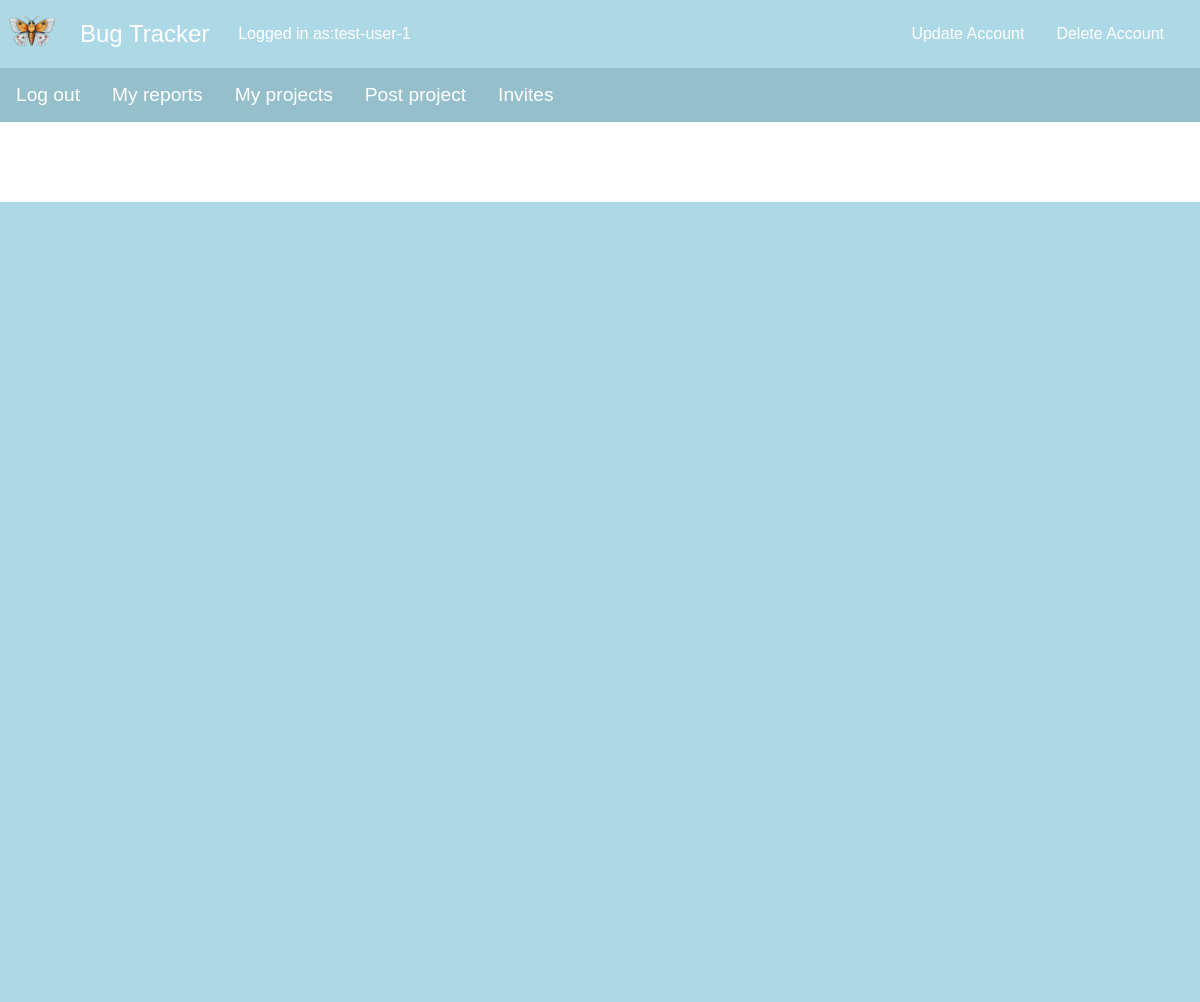
The app's page /reports (signed in), older data.
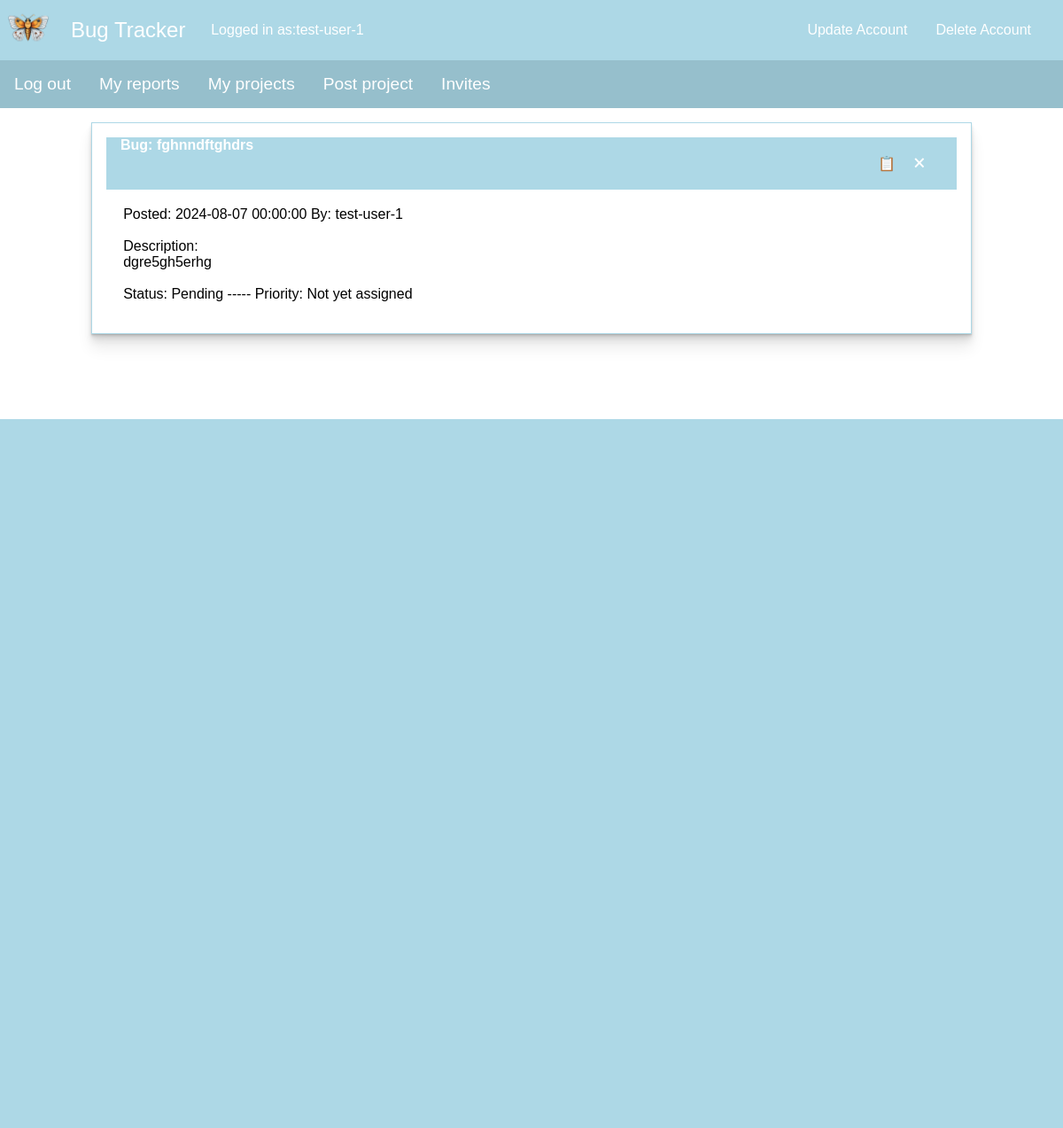
The same page, newer data.
### models.py (models this page shows)
class User(UserMixin, db.Model):
    __tablename__ = "users"
    id: Mapped[int] = mapped_column(primary_key=True)
    username: Mapped[str] = mapped_column(String, unique=True)
    hashed_password: Mapped[str] = mapped_column(String)
    user_bio: Mapped[str] = mapped_column(Text)
    roles = relationship("UserRole", back_populates="user", cascade="all,delete, delete-orphan")
    projects = relationship("Project", back_populates="manager", cascade="all,delete, delete-orphan")
    bugs_reported = relationship("Bug", back_populates="reporter", cascade="all,delete, delete-orphan")

class Bug(db.Model):
    __tablename__ = "bugs"
    id: Mapped[int] = mapped_column(primary_key=True)
    project_id: Mapped[int] = mapped_column(Integer, ForeignKey("projects.id"))
    reporter_id: Mapped[int] = mapped_column(Integer, ForeignKey("users.id"))
    title: Mapped[str] = mapped_column(String)
    description: Mapped[str] = mapped_column(Text, nullable=True)
    steps_to_recreate: Mapped[str] = mapped_column(Text, nullable=False)
    error_url: Mapped[str] = mapped_column(String)
    priority_level: Mapped[str] = mapped_column(String)
    status: Mapped[str] = mapped_column(String)
    date_posted: Mapped[datetime] = mapped_column(default=lambda: datetime.now(timezone.utc))
    project = relationship("Project", back_populates="bugs")
    reporter = relationship("User", back_populates="bugs_reported")

### app.py (the view)
@app.route("/reports")
@login_required
def reports_by_user_id():
    try:
        bugs = current_user.bugs_reported
        has_reported = False
        if len(bugs):
            has_reported = True
        return render_template("reports.html", bugs=bugs, has_reported=has_reported)
    except exc.IntegrityError:
        db.session.rollback()

### app.py (called while the page is built)
@login_manager.user_loader
def load_user(user_id):
    return db.get_or_404(User, user_id)

### templates/reports.html (shortened to what this page needs)
{% include "header.html" %}
<body>
<div class="container">
{% if has_reported: %}
{% for bug in bugs: %}
 <div class="card layeredBox">
     <div style=" background-color: lightblue; width: 100%; display: flex;">
        <h4 style="margin-left: 1rem; color: white; white-space: nowrap;">Bug: {{ bug.title }}</h4>
         <div class="headerBox">
             {% if current_user.id == bug.reporter_id %}
             <a title="Edit Bug" href="{{ url_for('update_bug', bug_id=bug.id) }}" class="navLinks" style="align-items: center; margin-right: 0.3rem;">📋</a>
         <a title="Delete Bug" href="{{ url_for('delete_bug_by_id', bug_id=bug.id) }}" class="navLinks" style="align-items: center; margin-right: 1rem;">🗙</a>
             {% endif %}
         </div>
     </div>
       <p style="margin: 1.2rem; text-wrap: pretty;">
         Posted: {{ bug.date_posted }} By: {{ bug.reporter.username }}
         <br/>
         <br/>
         Description:
           <br/>
           {{ bug.description }}
            <br/>
           <br/>
           Status: {{ bug.status }} ----- Priority: {{ bug.priority_level }}
     </p>
    </div>
{% endfor %}
{% endif %}
</div>
</body>
{% include "footer.html" %}

### templates/header.html (shortened to what this page needs)
<!DOCTYPE html>
<html lang="en">
<head>
    {% block styles %}
     <link
      href="{{ url_for('static', filename='css/styles.css') }}"
      rel="stylesheet"
    />
    {% endblock %}
</head>
<body>
<header class="titleBox">
    <a href="{{ url_for('home_page') }}">
    <img src="{{ url_for('static', filename='assets/img/moth.png') }}" class="logo"/>
    </a>
    <a href="{{ url_for('home_page') }}" class="title navLinks">
    Bug Tracker
    </a>
    {% if current_user.is_authenticated: %}
    <p class="loggedIn">Logged in as:{{ current_user.username }}</p>
      <p class="headerBox">
          <a href="{{ url_for('update_user') }}" class="navLinks">Update Account</a>
        <a href="{{ url_for('delete_user') }}" class="navLinks">Delete Account</a>
    </p>
     {% endif %}
</header>
<nav>
    {% if not current_user.is_authenticated: %}
    <a href="{{ url_for('register') }}" class="navLinks">
        Register
    </a>
    <a href="{{ url_for('login') }}" class="navLinks">
        Log in
    </a>
    {% else %}
    <a href="{{ url_for('logout') }}" class="navLinks">
        Log out
    </a>
    <a href="{{ url_for('reports_by_user_id') }}" class="navLinks">
        My reports
    </a>
     <a href="{{ url_for('projects_by_user_id') }}" class="navLinks">
        My projects
    </a>
      <a href="{{ url_for('post_project') }}" class="navLinks">
        Post project
    </a>
      <a href="{{ url_for('get_user_invites') }}" class="navLinks">
        Invites
    </a>
    {% endif %}
</nav>
</body>
</html>

### templates/footer.html
<body>
<footer></footer>
</body>
</html>

### static/css/styles.css (style rules this page uses)
* { margin: 0; padding: 0; }
body { margin: 0%; font-family: sans-serif; width: 100vw; height: 100vh; overflow-y: scroll; overflow-x: hidden; }
.layeredBox { box-shadow: 0 1px 1px hsl(0deg 0% 0% / 0.075), 0 2px 2px hsl(0deg 0% 0% / 0.075), 0 4px 4px hsl(0deg 0% 0% / 0.075), 0 8px 8px hsl(0deg 0% 0% / 0.075), 0 16px 16px hsl(0deg 0% 0% / 0.075) ; }
.container { width: 100vw; display: flex; flex-direction: column; align-items: center; }
.card { width: 80%; text-align: left; margin: 1rem; padding: 1rem; border: 1px solid lightblue; }
.titleBox { position: relative; display: flex; flex-shrink: 0; align-items: center; width: 100vw; height: fit-content; background-color: lightblue; }
nav { position: relative; width: 100%; margin-right: 1rem; font-size: 1.2rem; align-items: center; position: relative; display: flex; background-color: rgb(150, 191, 204); }
a { text-decoration: none; }
.logo { position: relative; width: 3rem; height: 3rem; margin: 0.5rem; }
.title { position: relative; width: fit-content; white-space: nowrap; font-size: 1.5rem; }
.navLinks { margin: 1rem; color: white; }
.loggedIn { margin-left: 0.8rem; font-size: 1rem; color: white; white-space: nowrap; }
.headerBox { width: 100%; display: flex; justify-content: right; align-items: center; padding-right: 20px; }
footer { position: relative; width: 100vw; height: 100%; background-color: lightblue; margin-top: 5rem; }

Row changes from the older to the newer data that the page shows:
added Bug: title "fghnndftghdrs", date_posted "2024-08-07 00:00:00", reporter.username "test-user-1", description "dgre5gh5erhg", status "Pending", priority_level "Not yet assigned"
